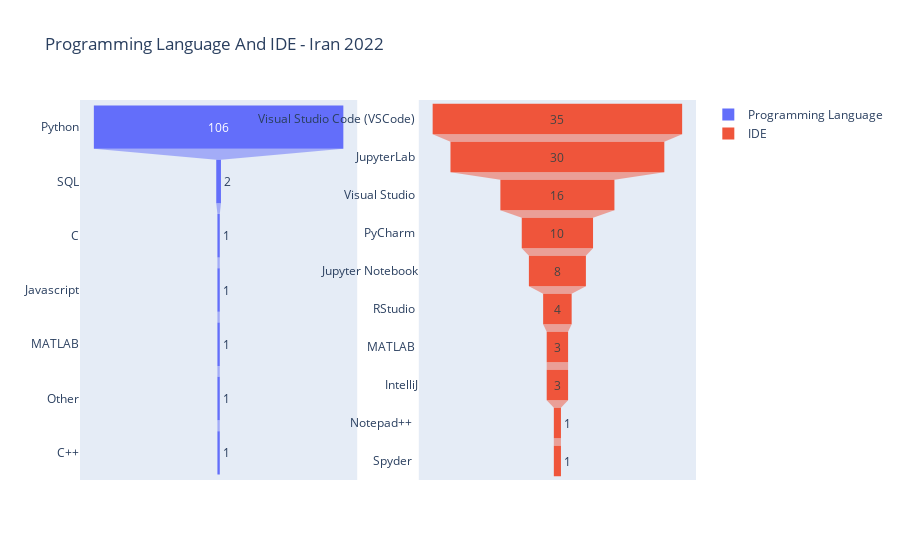

Write notebook code for a chart like this one.
### Code cell
fig = make_subplots(rows=1, cols=2,specs=[[{'type':'Funnel'}, {'type':'Funnel'}]])
fig.add_trace(go.Funnel(y=programming_languages['Programming Languages'],x=programming_languages['count']), 1, 1)
fig.add_trace(go.Funnel(y=IDE['IDE'],x=IDE['count']), 1, 2)

fig = go.Figure(fig)
fig.update_layout(title_text='Programming Language And IDE - Iran 2022')
fig.update_traces(name='Programming Language',selector=0)
fig.update_traces(name='IDE',selector=1)
fig.show()

### Figure 1 — Plotly figure (JSON) as saved in the notebook; plotly's stock layout.template omitted (floating-point values rounded to 4 significant figures)
{"data": [{"name": "Programming Language", "type": "funnel", "x": [106, 2, 1, 1, 1, 1, 1], "xaxis": "x", "y": ["Python", "SQL", "C", "Javascript", "MATLAB", "Other", "C++"], "yaxis": "y"}, {"name": "IDE", "type": "funnel", "x": [35, 30, 16, 10, 8, 4, 3, 3, 1, 1], "xaxis": "x2", "y": [" Visual Studio Code (VSCode) ", "JupyterLab ", " Visual Studio ", " PyCharm ", " Jupyter Notebook", " RStudio ", " MATLAB ", "IntelliJ", "  Notepad++  ", "  Spyder  "], "yaxis": "y2"}], "layout": {"title": {"text": "Programming Language And IDE - Iran 2022"}, "xaxis": {"anchor": "y", "domain": [0, 0.45]}, "xaxis2": {"anchor": "y2", "domain": [0.55, 1]}, "yaxis": {"anchor": "x", "domain": [0, 1]}, "yaxis2": {"anchor": "x2", "domain": [0, 1]}}}
